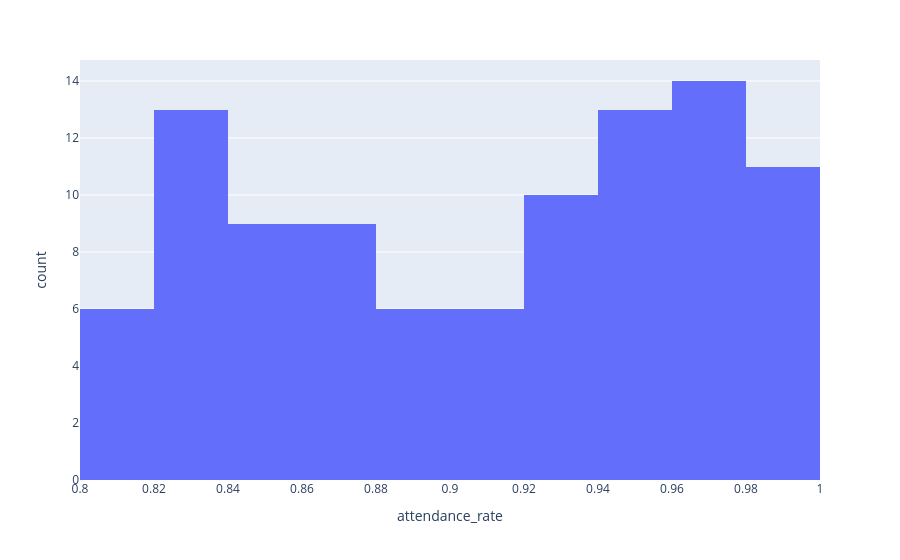
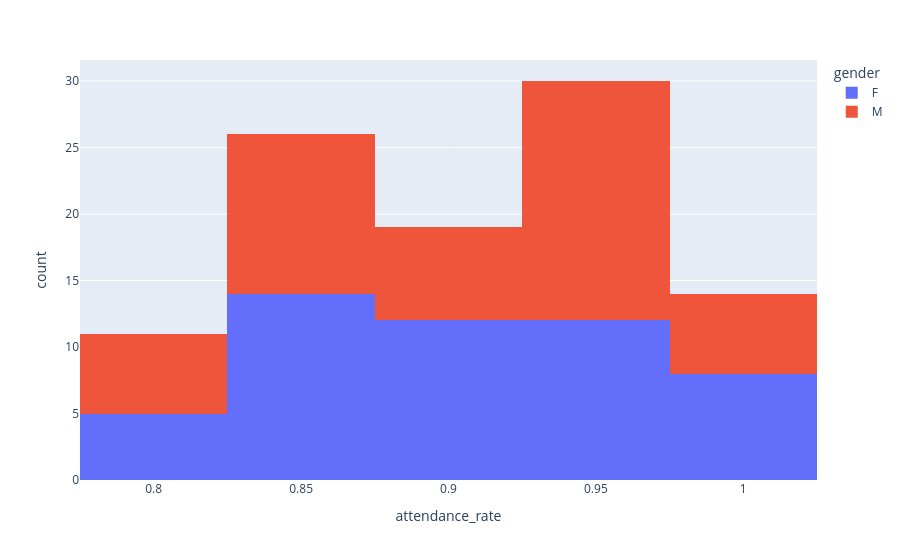

These figures' notebook cell, in order:
### Code cell
fig = px.histogram(student_marks, x='attendance_rate')

fig.show() 
fig = px.histogram(student_marks, x='attendance_rate',color='gender',nbins=5)

fig.show()

### Figure 1 — Plotly figure (JSON) as saved in the notebook; plotly's stock layout.template omitted (floating-point values rounded to 4 significant figures)
{"data": [{"bingroup": "x", "hovertemplate": "attendance_rate=%{x}<br>count=%{y}<extra></extra>", "legendgroup": "", "marker": {"color": "#636efa", "pattern": {"shape": ""}}, "name": "", "orientation": "v", "showlegend": false, "type": "histogram", "x": [0.89, 0.98, 0.83, 0.92, 0.8, 0.94, 0.95, 0.97, 0.84, 0.97, 0.8, 0.92, 0.93, 0.84, 0.94, 0.99, 0.87, 0.96, 0.95, 0.99, 0.92, 0.95, 0.98, 0.89, 0.85, 0.88, 0.82, 0.81, 0.9, 1.0, 0.97, 0.85, 0.86, 0.99, 0.95, 1.0, 0.92, 0.96, 0.96, 0.97, 0.83, 0.87, 1.0, 0.88, 0.83, 0.83, 0.88, 0.84, 0.98, 0.87, 0.91, 0.99, 0.99, 0.87, 0.97, 0.98, 0.97, 0.97, 0.87, 0.93, 0.91, 0.83, 0.8, 0.92, 0.88, 0.97, 0.92, 0.94, 0.85, 0.91, 0.95, 0.84, 0.81, 0.82, 0.93, 0.99, 0.94, 0.91, 0.96, 0.94, 0.92, 0.86, 0.85, 0.95, 0.82, 0.83, 0.86, 0.96, 0.83, 0.86, 0.84, 0.81, 0.82, 0.91, 0.82, 0.94, 0.83, 0.97, 0.98, 0.95], "xaxis": "x", "yaxis": "y"}], "layout": {"barmode": "relative", "legend": {"tracegroupgap": 0}, "margin": {"t": 60}, "xaxis": {"anchor": "y", "domain": [0, 1], "title": {"text": "attendance_rate"}}, "yaxis": {"anchor": "x", "domain": [0, 1], "title": {"text": "count"}}}}

### Figure 2 — Plotly figure (JSON) as saved in the notebook; plotly's stock layout.template omitted (floating-point values rounded to 4 significant figures)
{"data": [{"bingroup": "x", "hovertemplate": "gender=F<br>attendance_rate=%{x}<br>count=%{y}<extra></extra>", "legendgroup": "F", "marker": {"color": "#636efa", "pattern": {"shape": ""}}, "name": "F", "nbinsx": 5, "orientation": "v", "showlegend": true, "type": "histogram", "x": [0.89, 0.83, 0.92, 0.94, 0.97, 0.97, 0.8, 0.92, 0.94, 0.99, 0.87, 0.99, 0.95, 0.98, 0.89, 0.85, 0.88, 0.82, 0.85, 0.92, 0.83, 0.87, 1.0, 0.88, 0.87, 0.99, 0.98, 0.97, 0.93, 0.91, 0.83, 0.92, 0.94, 0.91, 0.84, 0.99, 0.91, 0.96, 0.92, 0.86, 0.85, 0.95, 0.86, 0.96, 0.83, 0.86, 0.81, 0.82, 0.82, 0.94, 0.98], "xaxis": "x", "yaxis": "y"}, {"bingroup": "x", "hovertemplate": "gender=M<br>attendance_rate=%{x}<br>count=%{y}<extra></extra>", "legendgroup": "M", "marker": {"color": "#EF553B", "pattern": {"shape": ""}}, "name": "M", "nbinsx": 5, "orientation": "v", "showlegend": true, "type": "histogram", "x": [0.98, 0.8, 0.95, 0.84, 0.93, 0.84, 0.96, 0.95, 0.92, 0.81, 0.9, 1.0, 0.97, 0.86, 0.99, 0.95, 1.0, 0.96, 0.96, 0.97, 0.83, 0.83, 0.88, 0.84, 0.98, 0.91, 0.99, 0.87, 0.97, 0.97, 0.87, 0.8, 0.88, 0.97, 0.92, 0.85, 0.95, 0.81, 0.82, 0.93, 0.94, 0.94, 0.82, 0.83, 0.84, 0.91, 0.83, 0.97, 0.95], "xaxis": "x", "yaxis": "y"}], "layout": {"barmode": "relative", "legend": {"title": {"text": "gender"}, "tracegroupgap": 0}, "margin": {"t": 60}, "xaxis": {"anchor": "y", "domain": [0, 1], "title": {"text": "attendance_rate"}}, "yaxis": {"anchor": "x", "domain": [0, 1], "title": {"text": "count"}}}}
